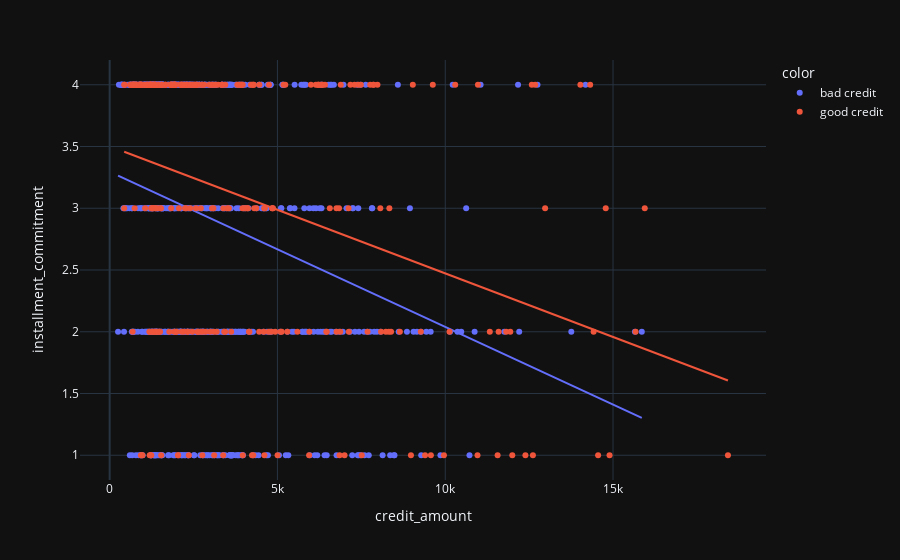

Notebook code for this chart:
### Code cell
px.scatter(df_num, x = "credit_amount", y = "installment_commitment", color=df_num['credit_class'].apply(lambda x: "bad credit" if x==0 else "good credit"), trendline = "ols")

### Figure 1 — Plotly figure (JSON) as saved in the notebook; plotly's stock layout.template omitted (floating-point values rounded to 4 significant figures; data arrays with more than 128 entries replaced by an {"elided": "..."} marker saying what was removed)
{"data": [{"hovertemplate": "color=bad credit<br>credit_amount=%{x}<br>installment_commitment=%{y}<extra></extra>", "legendgroup": "bad credit", "marker": {"color": "#636efa", "symbol": "circle"}, "mode": "markers", "name": "bad credit", "orientation": "v", "showlegend": true, "x": {"elided": "700 int values"}, "xaxis": "x", "y": {"elided": "700 int values"}, "yaxis": "y", "type": "scatter"}, {"hovertemplate": "<b>OLS trendline</b><br>installment_commitment = -0.000125607 * credit_amount + 3.29499<br>R<sup>2</sup>=0.071499<br><br>color=bad credit<br>credit_amount=%{x}<br>installment_commitment=%{y} <b>(trend)</b><extra></extra>", "legendgroup": "bad credit", "marker": {"color": "#636efa", "symbol": "circle"}, "mode": "lines", "name": "bad credit", "showlegend": false, "x": {"elided": "700 int values"}, "xaxis": "x", "y": {"elided": "700 float values"}, "yaxis": "y", "type": "scatter"}, {"hovertemplate": "color=good credit<br>credit_amount=%{x}<br>installment_commitment=%{y}<extra></extra>", "legendgroup": "good credit", "marker": {"color": "#EF553B", "symbol": "circle"}, "mode": "markers", "name": "good credit", "orientation": "v", "showlegend": true, "x": {"elided": "300 int values"}, "xaxis": "x", "y": {"elided": "300 int values"}, "yaxis": "y", "type": "scatter"}, {"hovertemplate": "<b>OLS trendline</b><br>installment_commitment = -0.000102971 * credit_amount + 3.50218<br>R<sup>2</sup>=0.111901<br><br>color=good credit<br>credit_amount=%{x}<br>installment_commitment=%{y} <b>(trend)</b><extra></extra>", "legendgroup": "good credit", "marker": {"color": "#EF553B", "symbol": "circle"}, "mode": "lines", "name": "good credit", "showlegend": false, "x": {"elided": "300 int values"}, "xaxis": "x", "y": {"elided": "300 float values"}, "yaxis": "y", "type": "scatter"}], "layout": {"xaxis": {"anchor": "y", "domain": [0.0, 1.0], "title": {"text": "credit_amount"}}, "yaxis": {"anchor": "x", "domain": [0.0, 1.0], "title": {"text": "installment_commitment"}}, "legend": {"title": {"text": "color"}, "tracegroupgap": 0}, "margin": {"t": 60}}}
